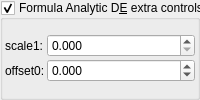
    <widget class="MyGroupBox" name="groupCheck_analyticDE_enabled_false">
     <property name="title">
      <string>Formula Analytic D&amp;E extra controls</string>
     </property>
     <property name="checkable">
      <bool>true</bool>
     </property>
     <layout class="QVBoxLayout" name="verticalLayout_13" stretch="0">
      <property name="spacing">
       <number>2</number>
      </property>
      <property name="leftMargin">
       <number>2</number>
      </property>
      <property name="topMargin">
       <number>2</number>
      </property>
      <property name="rightMargin">
       <number>2</number>
      </property>
      <property name="bottomMargin">
       <number>2</number>
      </property>
      <item>
       <layout class="QGridLayout" name="gridLayout_27" columnstretch="0,0,1">
        <property name="spacing">
         <number>2</number>
        </property>
        <item row="1" column="2">
         <widget class="MyDoubleSpinBox" name="spinbox_analyticDE_offset_0">
          <property name="sizePolicy">
           <sizepolicy hsizetype="Minimum" vsizetype="Maximum">
            <horstretch>0</horstretch>
            <verstretch>0</verstretch>
           </sizepolicy>
          </property>
          <property name="prefix">
           <string/>
          </property>
          <property name="suffix">
           <string/>
          </property>
          <property name="decimals">
           <number>3</number>
          </property>
          <property name="minimum">
           <double>-99.989999999999995</double>
          </property>
          <property name="maximum">
           <double>99.989999999999995</double>
          </property>
          <property name="singleStep">
           <double>0.100000000000000</double>
          </property>
         </widget>
        </item>
        <item row="1" column="1">
         <widget class="QLabel" name="label_177">
          <property name="text">
           <string>offset0:</string>
          </property>
         </widget>
        </item>
        <item row="0" column="1">
         <widget class="QLabel" name="label_176">
          <property name="text">
           <string>scale1:</string>
          </property>
         </widget>
        </item>
        <item row="0" column="2">
         <widget class="MyDoubleSpinBox" name="spinbox_analyticDE_scale_1">
          <property name="sizePolicy">
           <sizepolicy hsizetype="Minimum" vsizetype="Maximum">
            <horstretch>0</horstretch>
            <verstretch>0</verstretch>
           </sizepolicy>
          </property>
          <property name="prefix">
           <string/>
          </property>
          <property name="suffix">
           <string/>
          </property>
          <property name="decimals">
           <number>3</number>
          </property>
          <property name="minimum">
           <double>0.000000000000000</double>
          </property>
          <property name="maximum">
           <double>99.989999999999995</double>
          </property>
          <property name="singleStep">
           <double>0.100000000000000</double>
          </property>
         </widget>
        </item>
       </layout>
      </item>
     </layout>
    </widget>
